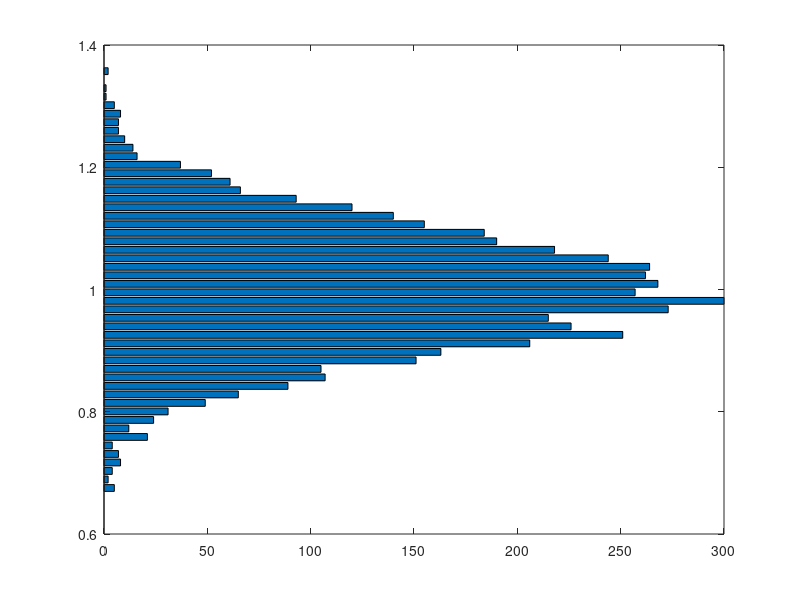

Recreate this plot in MATLAB. (Note: this script raises an error after producing the figure.)

% horizontal histogram 
sd = 0.1;
mu = 1;
data = mu + sd*randn(1,5000);

% bin specs.
nbins = 50;

% make/plot histogram of data
fig = figure; 
[h1 bins]= hist(data,nbins);
barh(bins,h1); 

% PLOTLY
response = fig2plotly(fig,'name','matlab_horizontal_histogram');
plotly_url = response.url;
